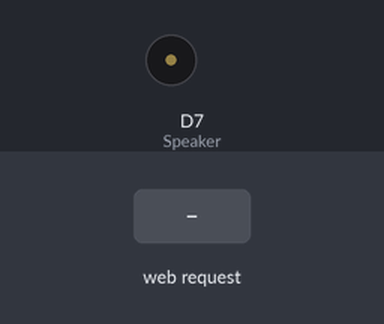
Bench run of a sketch on a simulated ESP8266 (NodeMCU). On the bench: buzzer (waves = sounding). The test bench sets the inputs (shaded band). WiFi joins after 1.5 s; servers stay silent unless stated; what the sketch prints to the serial monitor is not drawn.

Above: at 2.7 s.
2.8 s: HTTP request GET /SND=SM received
At 6.9 s:
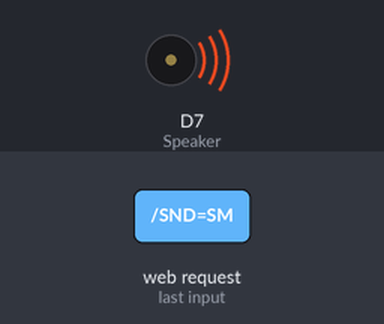
Timing chart, 0 to 13.4 s (numbered marks = the images above; inputs shaded):
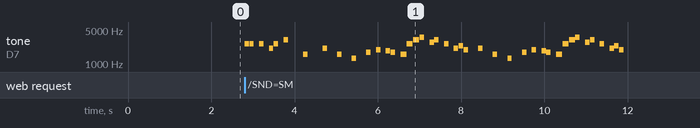

The sketch:

WiFiPiezoBuzzer.ino
```cpp
#include <ESP8266WiFi.h>

const char* ssid = "YOUR_NETWORK_NAME";
const char* password = "YOUR_NETWORK_PASSWORD";

int Speaker = D7; // GPIO13
WiFiServer server(80);

#define NOTE_B0  31
#define NOTE_C1  33
#define NOTE_CS1 35
#define NOTE_D1  37
#define NOTE_DS1 39
#define NOTE_E1  41
#define NOTE_F1  44
#define NOTE_FS1 46
#define NOTE_G1  49
#define NOTE_GS1 52
#define NOTE_A1  55
#define NOTE_AS1 58
#define NOTE_B1  62
#define NOTE_C2  65
#define NOTE_CS2 69
#define NOTE_D2  73
#define NOTE_DS2 78
#define NOTE_E2  82
#define NOTE_F2  87
#define NOTE_FS2 93
#define NOTE_G2  98
#define NOTE_GS2 104
#define NOTE_A2  110
#define NOTE_AS2 117
#define NOTE_B2  123
#define NOTE_C3  131
#define NOTE_CS3 139
#define NOTE_D3  147
#define NOTE_DS3 156
#define NOTE_E3  165
#define NOTE_F3  175
#define NOTE_FS3 185
#define NOTE_G3  196
#define NOTE_GS3 208
#define NOTE_A3  220
#define NOTE_AS3 233
#define NOTE_B3  247
#define NOTE_C4  262
#define NOTE_CS4 277
#define NOTE_D4  294
#define NOTE_DS4 311
#define NOTE_E4  330
#define NOTE_F4  349
#define NOTE_FS4 370
#define NOTE_G4  392
#define NOTE_GS4 415
#define NOTE_A4  440
#define NOTE_AS4 466
#define NOTE_B4  494
#define NOTE_C5  523
#define NOTE_CS5 554
#define NOTE_D5  587
#define NOTE_DS5 622
#define NOTE_E5  659
#define NOTE_F5  698
#define NOTE_FS5 740
#define NOTE_G5  784
#define NOTE_GS5 831
#define NOTE_A5  880
#define NOTE_AS5 932
#define NOTE_B5  988
#define NOTE_C6  1047
#define NOTE_CS6 1109
#define NOTE_D6  1175
#define NOTE_DS6 1245
#define NOTE_E6  1319
#define NOTE_F6  1397
#define NOTE_FS6 1480
#define NOTE_G6  1568
#define NOTE_GS6 1661
#define NOTE_A6  1760
#define NOTE_AS6 1865
#define NOTE_B6  1976
#define NOTE_C7  2093
#define NOTE_CS7 2217
#define NOTE_D7  2349
#define NOTE_DS7 2489
#define NOTE_E7  2637
#define NOTE_F7  2794
#define NOTE_FS7 2960
#define NOTE_G7  3136
#define NOTE_GS7 3322
#define NOTE_A7  3520
#define NOTE_AS7 3729
#define NOTE_B7  3951
#define NOTE_C8  4186
#define NOTE_CS8 4435
#define NOTE_D8  4699
#define NOTE_DS8 4978

int c = 262;
int d = 294;
int e = 330;
int f = 349;
int g = 392;
int a = 440;
int b = 494;
int bf = 466;
int C = 523;

int frequency[56] = {
  c, d, f, d, a, a, g, c, d, f, d, g, g, f, e, d, c, d, f, d, f, g, e, d, c, c, g, f,
  c, d, f, d, a, a, g, c, d, f, d, C, e, f, e, d, c, d, f, d, f, g, e, d, c, c, g, f
};
int duration[56] = {
  120, 120, 120, 120, 360, 360, 720, 120, 120, 120, 120, 360, 360, 480, 120, 240, 120, 120, 120, 120,
  480, 240, 360, 120, 480, 240, 480, 960,
  120, 120, 120, 120, 360, 360, 720, 120, 120, 120, 120, 360, 360, 480, 120, 240, 120, 120, 120, 120,
  480, 240, 360, 120, 480, 240, 480, 960
};

int melody[78] = {
  NOTE_E7, NOTE_E7, 0, NOTE_E7,
  0, NOTE_C7, NOTE_E7, 0,
  NOTE_G7, 0, 0,  0,
  NOTE_G6, 0, 0, 0,

  NOTE_C7, 0, 0, NOTE_G6,
  0, 0, NOTE_E6, 0,
  0, NOTE_A6, 0, NOTE_B6,
  0, NOTE_AS6, NOTE_A6, 0,

  NOTE_G6, NOTE_E7, NOTE_G7,
  NOTE_A7, 0, NOTE_F7, NOTE_G7,
  0, NOTE_E7, 0, NOTE_C7,
  NOTE_D7, NOTE_B6, 0, 0,

  NOTE_C7, 0, 0, NOTE_G6,
  0, 0, NOTE_E6, 0,
  0, NOTE_A6, 0, NOTE_B6,
  0, NOTE_AS6, NOTE_A6, 0,

  NOTE_G6, NOTE_E7, NOTE_G7,
  NOTE_A7, 0, NOTE_F7, NOTE_G7,
  0, NOTE_E7, 0, NOTE_C7,
  NOTE_D7, NOTE_B6, 0, 0
};
//Mario main them tempo
int tempo[78] = {
  12, 12, 12, 12,
  12, 12, 12, 12,
  12, 12, 12, 12,
  12, 12, 12, 12,

  12, 12, 12, 12,
  12, 12, 12, 12,
  12, 12, 12, 12,
  12, 12, 12, 12,

  9, 9, 9,
  12, 12, 12, 12,
  12, 12, 12, 12,
  12, 12, 12, 12,

  12, 12, 12, 12,
  12, 12, 12, 12,
  12, 12, 12, 12,
  12, 12, 12, 12,

  9, 9, 9,
  12, 12, 12, 12,
  12, 12, 12, 12,
  12, 12, 12, 12,
};

void superMario() {
  for (int i = 0; i < 78; i++) { //run loop for all values of i 0 to __
    if (melody[i] > 0) {
      tone(Speaker, melody[i]); //play tones in order from the frequency array
    }
    delay(1000 / tempo[i] * 1.3);   //play all above tones for the corresponding duration in the duration array
    noTone(Speaker);   //turn off speaker for 30ms before looping back to the next note
    delay(10);
  }
}

void rickRoll() {
  for (int i = 0; i < 56; i++) { //run loop for all values of i 0 to __
    tone(Speaker, frequency[i]); //play tones in order from the frequency array
    delay(duration[i]);   //play all above tones for the corresponding duration in the duration array
    noTone(Speaker);   //turn off speaker for 30ms before looping back to the next note
    delay(10);
  }
}

void setup() {
  Serial.begin(115200);
  delay(10);

  pinMode(Speaker, OUTPUT);
  digitalWrite(Speaker, LOW);

  // Connect to WiFi network
  Serial.println();
  Serial.println();
  Serial.print("Connecting to ");
  Serial.println(ssid);

  WiFi.begin(ssid, password);

  while (WiFi.status() != WL_CONNECTED) {
    delay(500);
    Serial.print(".");
  }
  Serial.println("");
  Serial.println("WiFi connected");

  // Start the server
  server.begin();
  Serial.println("Server started");

  // Print the IP address
  Serial.print("Use this URL to connect: ");
  Serial.print("http://");
  Serial.print(WiFi.localIP());
  Serial.println("/");

}

void loop() {
  // Check if a client has connected
  WiFiClient client = server.available();
  if (!client) {
    return;
  }

  // Wait until the client sends some data
  Serial.println("new client");
  while (!client.available()) {
    delay(1);
  }

  // Read the first line of the request
  String request = client.readStringUntil('\r');
  Serial.println(request);
  client.flush();

  int value = LOW;
  if (request.indexOf("/SND=SM") != -1)  {
    superMario();
    value = HIGH;
  }
  if (request.indexOf("/SND=RR") != -1)  {
    rickRoll();
    value = HIGH;
  }
  // Set Speaker according to the request
  //digitalWrite(Speaker, value);

  // Return the response
  client.println("HTTP/1.1 200 OK");
  client.println("Content-Type: text/html");
  client.println(""); //  do not forget this one
  client.println("<!DOCTYPE HTML>");
  client.println("<html>");

  client.print("Jukebox");
  client.println("<br><br>");
  client.println("<a href=\"/SND=RR\"\"><button>Rick Roll</button></a><br />");
  client.println("<a href=\"/SND=SM\"\"><button>Super Mario</button></a><br />");
  client.println("</html>");

  delay(1);
  Serial.println("Client disonnected");
  Serial.println("");
}
```

Measured:
- after the input at 2.8 s, tone on D7 (Speaker): plays 2637 Hz for 0.11 s, 2637 Hz for 0.11 s, 2637 Hz for 0.11 s, 2093 Hz for 0.11 s, 2637 Hz for 0.11 s, 3136 Hz for 0.11 s … (41 notes in this stretch), starting at once
